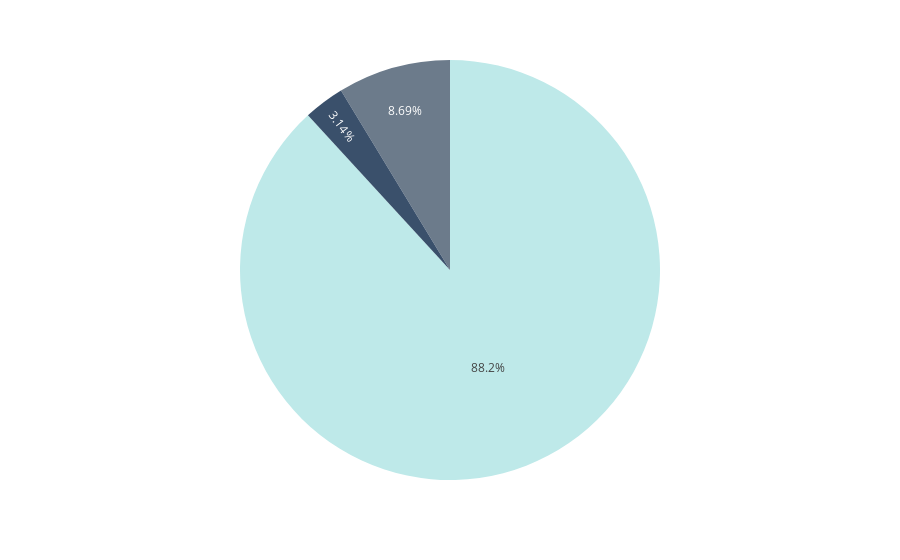

The cell this chart's notebook holds for it:
### Code cell
target_dist = pd.DataFrame(df['target'].value_counts())
fig = px.pie(target_dist, labels=target_dist.index, values='count')
fig.update_traces(marker=dict(colors=["#BEE9E9","#6C7B8B", "#3A506B"]))
fig.show()

### Figure 1 — Plotly figure (JSON) as saved in the notebook; plotly's stock layout.template omitted (floating-point values rounded to 4 significant figures)
{"data": [{"domain": {"x": [0, 1], "y": [0, 1]}, "hovertemplate": "count=%{value}<extra></extra>", "legendgroup": "", "marker": {"colors": ["#BEE9E9", "#6C7B8B", "#3A506B"]}, "name": "", "showlegend": false, "type": "pie", "values": [6771, 667, 241]}], "layout": {"legend": {"tracegroupgap": 0}, "margin": {"t": 60}}}
